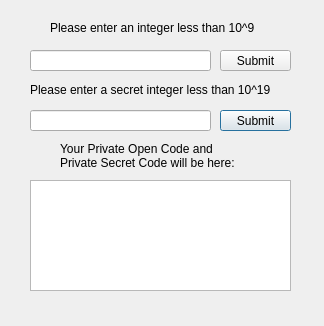
<?xml version="1.0" encoding="UTF-8"?>
<ui version="4.0">
 <class>Private</class>
 <widget class="QDialog" name="Private">
  <property name="geometry">
   <rect>
    <x>0</x>
    <y>0</y>
    <width>324</width>
    <height>326</height>
   </rect>
  </property>
  <property name="windowTitle">
   <string>Private Code</string>
  </property>
  <widget class="QLabel" name="label_4">
   <property name="geometry">
    <rect>
     <x>60</x>
     <y>140</y>
     <width>211</width>
     <height>31</height>
    </rect>
   </property>
   <property name="text">
    <string>Your Private Open Code and
Private Secret Code will be here:</string>
   </property>
  </widget>
  <widget class="QTextBrowser" name="textBrowser_2">
   <property name="geometry">
    <rect>
     <x>30</x>
     <y>180</y>
     <width>261</width>
     <height>111</height>
    </rect>
   </property>
   <property name="html">
    <string>&lt;!DOCTYPE HTML PUBLIC &quot;-//W3C//DTD HTML 4.0//EN&quot; &quot;http://www.w3.org/TR/REC-html40/strict.dtd&quot;&gt;
&lt;html&gt;&lt;head&gt;&lt;meta name=&quot;qrichtext&quot; content=&quot;1&quot; /&gt;&lt;style type=&quot;text/css&quot;&gt;
p, li { white-space: pre-wrap; }
&lt;/style&gt;&lt;/head&gt;&lt;body style=&quot; font-family:'SimSun'; font-size:9pt; font-weight:400; font-style:normal;&quot;&gt;
&lt;p align=&quot;center&quot; style=&quot;-qt-paragraph-type:empty; margin-top:0px; margin-bottom:0px; margin-left:0px; margin-right:0px; -qt-block-indent:0; text-indent:0px;&quot;&gt;&lt;br /&gt;&lt;/p&gt;&lt;/body&gt;&lt;/html&gt;</string>
   </property>
  </widget>
  <widget class="QLabel" name="label_3">
   <property name="geometry">
    <rect>
     <x>30</x>
     <y>80</y>
     <width>271</width>
     <height>20</height>
    </rect>
   </property>
   <property name="text">
    <string>Please enter a secret integer less than 10^19</string>
   </property>
  </widget>
  <widget class="QPushButton" name="pushButton_3">
   <property name="geometry">
    <rect>
     <x>220</x>
     <y>110</y>
     <width>71</width>
     <height>21</height>
    </rect>
   </property>
   <property name="text">
    <string>Submit</string>
   </property>
  </widget>
  <widget class="QPushButton" name="pushButton_2">
   <property name="geometry">
    <rect>
     <x>220</x>
     <y>50</y>
     <width>71</width>
     <height>21</height>
    </rect>
   </property>
   <property name="text">
    <string>Submit</string>
   </property>
  </widget>
  <widget class="QLineEdit" name="lineEdit_27">
   <property name="geometry">
    <rect>
     <x>30</x>
     <y>110</y>
     <width>181</width>
     <height>21</height>
    </rect>
   </property>
  </widget>
  <widget class="QLabel" name="label_2">
   <property name="geometry">
    <rect>
     <x>50</x>
     <y>20</y>
     <width>231</width>
     <height>16</height>
    </rect>
   </property>
   <property name="text">
    <string>Please enter an integer less than 10^9</string>
   </property>
  </widget>
  <widget class="QLineEdit" name="lineEdit_26">
   <property name="geometry">
    <rect>
     <x>30</x>
     <y>50</y>
     <width>181</width>
     <height>21</height>
    </rect>
   </property>
  </widget>
 </widget>
 <resources/>
 <connections/>
</ui>
